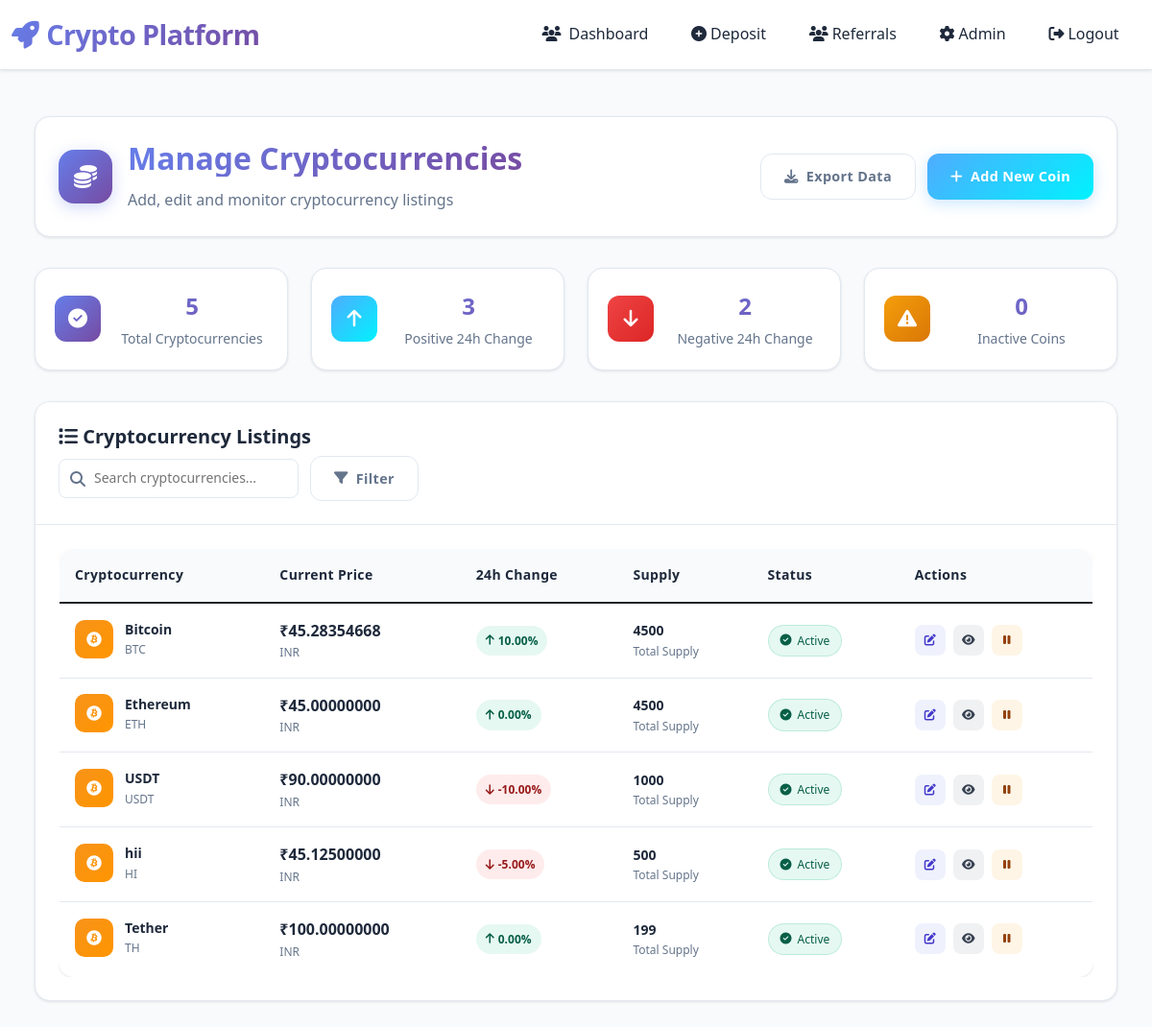
The app's page /trading/admin/cryptocurrencies/ (signed in) with its own data.
### trading/models.py (models this page shows, shortened)
class Cryptocurrency(models.Model):
    name = models.CharField(max_length=50)  # Bitcoin, Ethereum, etc.
    symbol = models.CharField(max_length=10)  # BTC, ETH, etc.
    total_supply = models.DecimalField(max_digits=20, decimal_places=8)
    current_price = models.DecimalField(max_digits=20, decimal_places=8)
    wallet_address = models.CharField(max_length=100, blank=True, null=True)
    price_change_24h = models.DecimalField(max_digits=5, decimal_places=2, default=0)
    is_active = models.BooleanField(default=True)
    created_at = models.DateTimeField(auto_now_add=True)
    updated_at = models.DateTimeField(auto_now=True)
    class Meta:
        verbose_name_plural = "Cryptocurrencies"

### trading/views.py (the view)
# urls.py: path('admin/cryptocurrencies/', views.CryptocurrencyListView.as_view(), name='admin_crypto_list'),
class CryptocurrencyListView(LoginRequiredMixin, UserPassesTestMixin, ListView):
    model = Cryptocurrency
    template_name = 'trading/admin/crypto_list.html'
    context_object_name = 'cryptocurrencies'
    def test_func(self):
        return self.request.user.is_staff
    def get_context_data(self, **kwargs):
        context = super().get_context_data(**kwargs)
        cryptocurrencies = context['cryptocurrencies']
        total = cryptocurrencies.count()
        positive = cryptocurrencies.filter(price_change_24h__gte=0).count()
        negative = cryptocurrencies.filter(price_change_24h__lt=0).count()
        inactive = cryptocurrencies.filter(is_active=False).count()
        context.update({
            'total_cryptos': total,
            'positive_change_count': positive,
            'negative_change_count': negative,
            'inactive_count': inactive,
        })
        return context

### templates/trading/admin/crypto_list.html (shortened to what this page needs)
{% extends 'base.html' %}
{% block content %}
<div class="admin-crypto-container">
    <div class="page-header">
        <div class="header-content">
            <div class="header-icon">
                <i class="fas fa-coins"></i>
            </div>
            <div class="header-text">
                <h1 class="page-title gradient-text">Manage Cryptocurrencies</h1>
                <p class="page-subtitle">Add, edit and monitor cryptocurrency listings</p>
            </div>
        </div>
        <div class="header-actions">
            <button class="btn btn-outline">
                <i class="fas fa-download"></i>
                Export Data
            </button>
            <a href="{% url 'trading:admin_crypto_add' %}" class="btn btn-success">
                <i class="fas fa-plus"></i>
                Add New Coin
            </a>
        </div>
    </div>
    <div class="stats-grid">
        <div class="stats-card">
            <div class="stats-icon active">
                <i class="fas fa-check-circle"></i>
            </div>
            <div class="stats-content">
                <div class="stats-number">{{ total_cryptos }}</div>
                <div class="stats-label">Total Cryptocurrencies</div>
            </div>
        </div>
        <div class="stats-card">
            <div class="stats-icon positive">
                <i class="fas fa-arrow-up"></i>
            </div>
            <div class="stats-content">
                <div class="stats-number">{{ positive_change_count }}</div>
                <div class="stats-label">Positive 24h Change</div>
            </div>
        </div>
        <div class="stats-card">
            <div class="stats-icon negative">
                <i class="fas fa-arrow-down"></i>
            </div>
            <div class="stats-content">
                <div class="stats-number">{{ negative_change_count }}</div>
                <div class="stats-label">Negative 24h Change</div>
            </div>
        </div>
        <div class="stats-card">
            <div class="stats-icon warning">
                <i class="fas fa-exclamation-triangle"></i>
            </div>
            <div class="stats-content">
                <div class="stats-number">{{ inactive_count }}</div>
                <div class="stats-label">Inactive Coins</div>
            </div>
        </div>
    </div>
    <div class="card crypto-table-card">
        <div class="card-header">
            <h5 class="card-title">
                <i class="fas fa-list"></i>
                Cryptocurrency Listings
            </h5>
            <div class="card-actions">
                <div class="search-box">
                    <i class="fas fa-search"></i>
                    <input type="text" placeholder="Search cryptocurrencies..." id="cryptoSearch">
                </div>
                <button class="btn btn-outline filter-btn">
                    <i class="fas fa-filter"></i>
                    Filter
                </button>
            </div>
        </div>
        <div class="card-body">
            {% if cryptocurrencies %}
            <div class="table-container">
                <table class="table crypto-table">
                    <thead>
                        <tr>
                            <th>Cryptocurrency</th>
                            <th>Current Price</th>
                            <th>24h Change</th>
                            <th>Supply</th>
                            <th>Status</th>
                            <th>Actions</th>
                        </tr>
                    </thead>
                    <tbody>
                        {% for crypto in cryptocurrencies %}
                        <tr class="crypto-row" data-crypto="{{ crypto.name|lower }}">
                            <td class="crypto-info">
                                <div class="crypto-avatar">
                                    <i class="fab fa-bitcoin"></i>
                                </div>
                                <div class="crypto-details">
                                    <div class="crypto-name">{{ crypto.name }}</div>
                                    <div class="crypto-symbol">{{ crypto.symbol }}</div>
                                </div>
                            </td>
                            <td class="price-info">
                                <div class="current-price">₹{{ crypto.current_price|floatformat:8 }}</div>
                                <div class="price-note">INR</div>
                            </td>
                            <td class="change-info">
                                <div class="change-badge {% if crypto.price_change_24h >= 0 %}positive{% else %}negative{% endif %}">
                                    <i class="fas fa-arrow-{% if crypto.price_change_24h >= 0 %}up{% else %}down{% endif %}"></i>
                                    {{ crypto.price_change_24h|floatformat:2 }}%
                                </div>
                            </td>
                            <td class="supply-info">
                                <div class="supply-amount">{{ crypto.total_supply|floatformat:0 }}</div>
                                <div class="supply-note">Total Supply</div>
                            </td>
                            <td class="status-info">
                                {% if crypto.is_active %}
                                <span class="status-badge active">
                                    <i class="fas fa-check-circle"></i>
                                    Active
                                </span>
                                {% else %}
                                <span class="status-badge inactive">
                                    <i class="fas fa-pause-circle"></i>
                                    Inactive
                                </span>
                                {% endif %}
                            </td>
                            <td class="actions">
                                <div class="action-buttons">
                                    <a href="{% url 'trading:admin_price_update' crypto.id %}" class="action-btn primary" title="Update Price">
                                        <i class="fas fa-edit"></i>
                                    </a>
                                    <a href="{% url 'trading:admin_price_update' crypto.id %}" class="action-btn secondary" title="View Details">
                                        <i class="fas fa-eye"></i>
                                    </a>
                                    <button class="action-btn {% if crypto.is_active %}warning{% else %}success{% endif %}" title="{% if crypto.is_active %}Deactivate{% else %}Activate{% endif %}" onclick="toggleCryptoStatus('{{ crypto.id }}')">
                                        <i class="fas fa-{% if crypto.is_active %}pause{% else %}play{% endif %}"></i>
                                    </button>
                                </div>
                            </td>
                        </tr>
                        {% endfor %}
                    </tbody>
                </table>
            </div>
            {% endif %}
        </div>
    </div>
</div>
{% endblock %}

### templates/base.html (style rules this page uses)
:root { --primary-gradient: linear-gradient(135deg, #667eea 0%, #764ba2 100%); --secondary-gradient: linear-gradient(135deg, #f093fb 0%, #f5576c 100%); --success-gradient: linear-gradient(135deg, #4facfe 0%, #00f2fe 100%); --light-bg: #f8fafc; --white-bg: #ffffff; --card-bg: #ffffff; --border-color: #e2e8f0; --text-primary: #1e293b; --text-secondary: #64748b; --text-muted: #94a3b8; --shadow-light: 0 1px 3px rgba(0, 0, 0, 0.1); --shadow-medium: 0 4px 6px rgba(0, 0, 0, 0.1); --shadow-large: 0 8px 25px rgba(0, 0, 0, 0.15); }
* { margin: 0; padding: 0; box-sizing: border-box; }
body { background: var(--light-bg); color: var(--text-primary); font-family: 'Segoe UI', system-ui, -apple-system, sans-serif; min-height: 100vh; line-height: 1.6; }
.card { background: var(--card-bg); border: 1px solid var(--border-color); border-radius: 16px; box-shadow: var(--shadow-light); transition: all 0.3s ease; position: relative; overflow: hidden; }
.card-header { background: var(--white-bg); border-bottom: 1px solid var(--border-color); font-weight: 600; padding: 1.5rem; border-radius: 16px 16px 0 0; color: var(--text-primary); }
.card-body { padding: 1.5rem; }
.btn { border: none; border-radius: 12px; font-weight: 600; padding: 0.75rem 1.5rem; transition: all 0.3s ease; position: relative; overflow: hidden; text-transform: none; letter-spacing: 0.025em; font-size: 0.9rem; display: inline-flex; align-items: center; gap: 0.5rem; }
.btn-success { background: var(--success-gradient); color: white; box-shadow: 0 4px 15px rgba(79, 172, 254, 0.3); }
.btn-outline { background: var(--white-bg); color: var(--text-secondary); border: 1px solid var(--border-color); }
.table { background: var(--white-bg); border-radius: 16px; overflow: hidden; border: 1px solid var(--border-color); box-shadow: var(--shadow-light); }
.table thead th { background: var(--light-bg); border: none; color: var(--text-primary); font-weight: 600; text-transform: none; letter-spacing: 0.025em; padding: 1rem; font-size: 0.9rem; }
.table tbody tr { border-bottom: 1px solid var(--border-color); transition: all 0.2s ease; }
.table td { padding: 1rem; color: var(--text-primary); border: none; vertical-align: middle; }
.table tbody tr:last-child { border-bottom: none; }
.gradient-text { background: var(--primary-gradient); background-clip: text; -webkit-background-clip: text; -webkit-text-fill-color: transparent; font-weight: 700; }
h1, h2, h3, h4, h5, h6 { color: var(--text-primary); font-weight: 600; }
.page-title { font-size: 2rem; font-weight: 700; margin-bottom: 0.5rem; }
.stats-card { background: var(--white-bg); border: 1px solid var(--border-color); border-radius: 16px; padding: 2rem; text-align: center; transition: all 0.3s ease; box-shadow: var(--shadow-light); }
.stats-number { font-size: 2.5rem; font-weight: 800; background: var(--primary-gradient); background-clip: text; -webkit-background-clip: text; -webkit-text-fill-color: transparent; margin-bottom: 0.5rem; }
.stats-label { color: var(--text-secondary); font-size: 0.9rem; font-weight: 500; }

### records on screen
Cryptocurrency: name "Bitcoin", symbol "BTC", current_price "45.28354668", price_change_24h "10.00", total_supply "4500", is_active True (drawn)
Cryptocurrency: name "Ethereum", symbol "ETH", current_price "45.00000000", price_change_24h "0.00", total_supply "4500", is_active True (drawn)
Cryptocurrency: name "USDT", symbol "USDT", current_price "90.00000000", price_change_24h "-10.00", total_supply "1000", is_active True (drawn)
Cryptocurrency: name "hii", symbol "HI", current_price "45.12500000", price_change_24h "-5.00", total_supply "500", is_active True (drawn)
Cryptocurrency: name "Tether", symbol "TH", current_price "100.00000000", price_change_24h "0.00", total_supply "199", is_active True (drawn)

### other values on screen
{{ total_cryptos }} "5"
{{ positive_change_count }} "3"
{{ negative_change_count }} "2"
{{ inactive_count }} "0"
